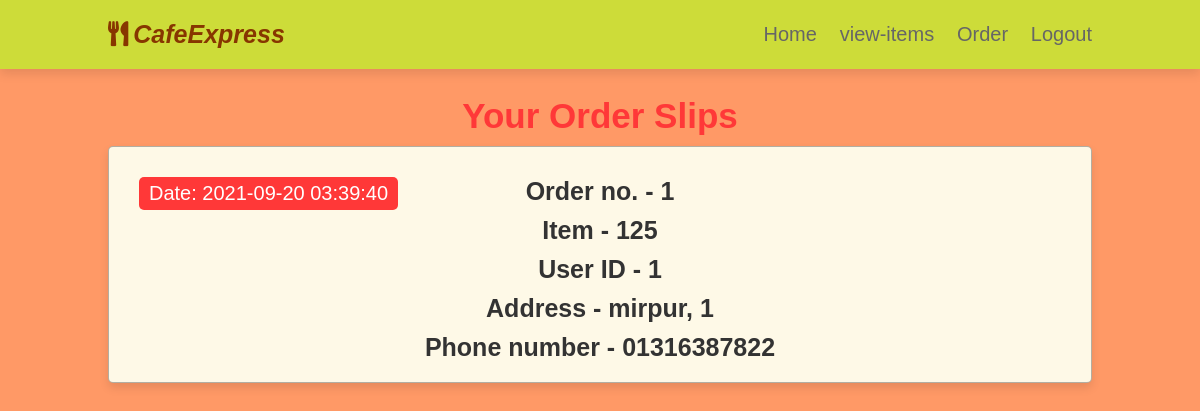
The app's page /CFMS/pages/order_slip.php (signed in) with its own data.
### tables this page shows
CREATE TABLE `orders` (
  `order_no` int(11) NOT NULL,
  `user_id` int(11) DEFAULT NULL,
  `user_addss` varchar(45) DEFAULT NULL,
  `user_phn_no` varchar(11) DEFAULT NULL,
  `item_code` int(4) DEFAULT NULL,
  `created_at` timestamp NOT NULL DEFAULT current_timestamp()
);

### CFMS/pages/order_slip.php (the view, shortened to what this page needs)
<?php
$user_email = $_SESSION['email'];
?>
<!DOCTYPE html>
<html lang="en" dir="ltr">
  <head>
    <link rel="stylesheet"href="https://cdnjs.cloudflare.com/ajax/libs/font-awesome/5.15.4/css/fontawesome.min.css" />
	<link rel="stylesheet" href="https://cdnjs.cloudflare.com/ajax/libs/font-awesome/5.15.4/css/solid.min.css" />
    <link rel="stylesheet" href="../css/style.css" />
  </head>
  <body>
  <header>
      <a href="#" class="logo"><i class="fas fa-utensils"></i><i><b>CafeExpress</b></i></a>
      <nav class="navbar">
        <a href="welcome.php">Home</a>
        <a href="items.php">view-items</a>
        <a href="order.php">Order</a>
        <a href="logout.php">Logout</a>
      </nav>
    </header>
    <br><br><br><br><br><br>
    <section class="popular" id="popular">
     <h1 class="heading"> <span> Your Order Slips</span></h1>
<?php
        include('./connection.php');
        $view_order_slip_query = "select * from orders where user_id =(
          select user_id from users where user_email='$user_email' )";
        $run = mysqli_query( $conn,  $view_order_slip_query);
        while ($row = mysqli_fetch_array($run)) {
            $order_no   =  $row[0];
            $user_id    =  $row[1];
            $user_addss =  $row[2];
            $user_phn_no =  $row[3];
            $item_code   =  $row[4];
            $order_date   =  $row[5];
?>
      <div class="box-container">
        <div class="box">
          <span class="price">Date: <?=$order_date;?></span>
          <h3>Order no. - <?=$order_no;?></h3>
          <h3 >Item - <?=$item_code;?></h3>
          <h3>User ID - <?=$user_id ;?></h3>
          <h3>Address - <?=$user_addss;?></h3>
          <h3>Phone number - <?=$user_phn_no;?></h3>
        </div>
      </div>
    <br><br>
<?php
      }
?>
    </section>
  </body>
</html>

### CFMS/css/style.css (style rules this page uses)
:root { --red: #ff3838; }
* { font-family: Arial, Helvetica, sans-serif; margin: 0; padding: 0; box-sizing: border-box; outline: none; border: none; text-decoration: none; text-transform: none !important; transition: all 0.2s linear; }
html { font-size: 62.5%; overflow-x: hidden; scroll-behavior: smooth; scroll-padding-top: 6rem; }
body { background: #ff9966; }
section { padding: 2rem 9%; }
.heading { text-align: center; font-size: 3.5rem; padding: 1rem; color: #666; }
.heading span { color: var(--red); }
header { position: fixed; top: 0; left: 0; right: 0; z-index: 1000; display: flex; align-items: center; justify-content: space-between; background: #cddc39; padding: 2rem 9%; box-shadow: 0 0.5rem 1rem rgba(0, 0, 0, 0.1); }
header .logo { font-size: 2.5rem; color: #873600; }
header .logo i { padding-right: 0.5rem; color: #873600; }
header .navbar a { font-size: 2rem; margin-left: 2rem; color: #666; }
.popular .box-container { display: flex; flex-wrap: wrap; gap: 1.5rem; }
.popular .box-container .box { padding: 2rem; background: #fef9e7; box-shadow: 0 0.5rem 1rem rgba(0, 0, 0, 0.1); border: 0.1rem solid rgba(0, 0, 0, 0.3); border-radius: 0.5rem; text-align: center; flex: 1 1 30rem; position: relative; }
.popular .box-container .box .price { position: absolute; top: 3rem; left: 3rem; background: var(--red); color: #fff; font-size: 2rem; padding: 0.5rem 1rem; border-radius: 0.5rem; }
.popular .box-container .box h3 { color: #333; font-size: 2.5rem; padding-top: 1rem; }

### records on screen
orders: created_at "2021-09-20 03:39:40", order_no "1", item_code "125", user "1", user_addss "mirpur, 1", user_phn_no "01316387822"
